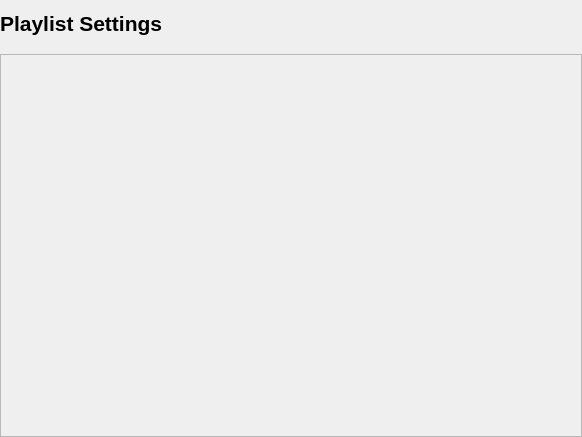
<?xml version="1.0" encoding="UTF-8"?>
<ui version="4.0">
 <class>PlaylistSettings</class>
 <widget class="QWidget" name="PlaylistSettings">
  <property name="geometry">
   <rect>
    <x>0</x>
    <y>0</y>
    <width>582</width>
    <height>437</height>
   </rect>
  </property>
  <property name="windowTitle">
   <string>PlaylistSettings</string>
  </property>
  <layout class="QVBoxLayout" name="verticalLayout">
   <property name="leftMargin">
    <number>0</number>
   </property>
   <property name="rightMargin">
    <number>0</number>
   </property>
   <property name="bottomMargin">
    <number>0</number>
   </property>
   <item>
    <widget class="QLabel" name="label">
     <property name="font">
      <font>
       <pointsize>16</pointsize>
       <bold>true</bold>
      </font>
     </property>
     <property name="text">
      <string>Playlist Settings</string>
     </property>
    </widget>
   </item>
   <item>
    <spacer name="verticalSpacer">
     <property name="orientation">
      <enum>Qt::Orientation::Vertical</enum>
     </property>
     <property name="sizeType">
      <enum>QSizePolicy::Policy::Fixed</enum>
     </property>
     <property name="sizeHint" stdset="0">
      <size>
       <width>20</width>
       <height>12</height>
      </size>
     </property>
    </spacer>
   </item>
   <item>
    <widget class="QScrollArea" name="scrollArea">
     <property name="widgetResizable">
      <bool>true</bool>
     </property>
     <widget class="QWidget" name="scrollAreaWidgetContents">
      <property name="geometry">
       <rect>
        <x>0</x>
        <y>0</y>
        <width>578</width>
        <height>372</height>
       </rect>
      </property>
     </widget>
    </widget>
   </item>
  </layout>
 </widget>
 <resources/>
 <connections/>
</ui>
